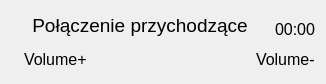
<?xml version="1.0" encoding="UTF-8"?>
<ui version="4.0">
 <class>WndCall</class>
 <widget class="QDialog" name="WndCall">
  <property name="geometry">
   <rect>
    <x>0</x>
    <y>0</y>
    <width>326</width>
    <height>84</height>
   </rect>
  </property>
  <property name="windowTitle">
   <string>Dialog</string>
  </property>
  <layout class="QVBoxLayout" name="verticalLayout">
   <item>
    <layout class="QHBoxLayout" name="horizontalLayout">
     <item>
      <widget class="QLabel" name="lModeText">
       <property name="sizePolicy">
        <sizepolicy hsizetype="MinimumExpanding" vsizetype="Preferred">
         <horstretch>0</horstretch>
         <verstretch>0</verstretch>
        </sizepolicy>
       </property>
       <property name="font">
        <font>
         <pointsize>14</pointsize>
        </font>
       </property>
       <property name="text">
        <string>Połączenie przychodzące</string>
       </property>
       <property name="alignment">
        <set>Qt::AlignCenter</set>
       </property>
      </widget>
     </item>
     <item>
      <widget class="QLabel" name="lCallDuration">
       <property name="sizePolicy">
        <sizepolicy hsizetype="Minimum" vsizetype="Minimum">
         <horstretch>0</horstretch>
         <verstretch>0</verstretch>
        </sizepolicy>
       </property>
       <property name="font">
        <font>
         <pointsize>12</pointsize>
        </font>
       </property>
       <property name="text">
        <string>00:00</string>
       </property>
       <property name="alignment">
        <set>Qt::AlignBottom|Qt::AlignRight|Qt::AlignTrailing</set>
       </property>
      </widget>
     </item>
    </layout>
   </item>
   <item>
    <layout class="QHBoxLayout" name="horizontalLayout_2">
     <item>
      <widget class="QLabel" name="lStartIcon">
       <property name="text">
        <string/>
       </property>
       <property name="pixmap">
        <pixmap resource="resources.qrc">:/resources/icons/call-start.png</pixmap>
       </property>
      </widget>
     </item>
     <item>
      <widget class="QLabel" name="lStartText">
       <property name="font">
        <font>
         <pointsize>12</pointsize>
        </font>
       </property>
       <property name="text">
        <string>Volume+</string>
       </property>
      </widget>
     </item>
     <item>
      <spacer name="horizontalSpacer">
       <property name="orientation">
        <enum>Qt::Horizontal</enum>
       </property>
       <property name="sizeHint" stdset="0">
        <size>
         <width>40</width>
         <height>20</height>
        </size>
       </property>
      </spacer>
     </item>
     <item>
      <widget class="QLabel" name="lStopIcon">
       <property name="text">
        <string/>
       </property>
       <property name="pixmap">
        <pixmap resource="resources.qrc">:/resources/icons/call-stop.png</pixmap>
       </property>
      </widget>
     </item>
     <item>
      <widget class="QLabel" name="lStopText">
       <property name="font">
        <font>
         <pointsize>12</pointsize>
        </font>
       </property>
       <property name="text">
        <string>Volume-</string>
       </property>
      </widget>
     </item>
    </layout>
   </item>
  </layout>
 </widget>
 <resources>
  <include location="resources.qrc"/>
 </resources>
 <connections/>
</ui>
